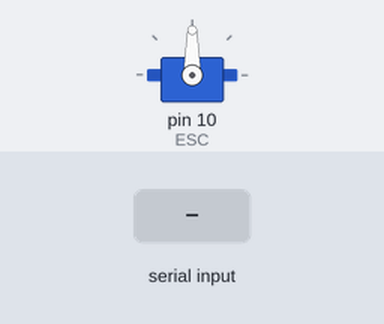
A sketch run on a simulated Arduino Uno, built with avr-gcc and run on an emulated ATmega328P. Shown: servo. Inputs (shaded band) come from the test bench. What the sketch prints to the serial monitor is not drawn.

Above: at 1.2 s.
1.3 s: "2" received over Serial
At 2.5 s:
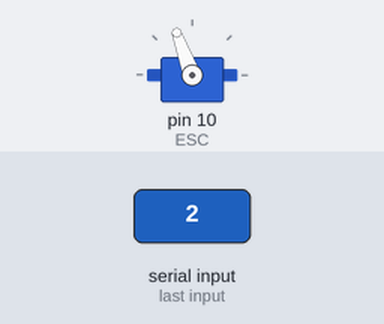
2.8 s: byte 102 ('f') received over Serial
At 3.7 s:
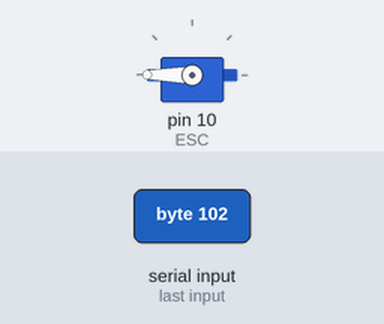
4.3 s: "3" received over Serial
At 4.8 s:
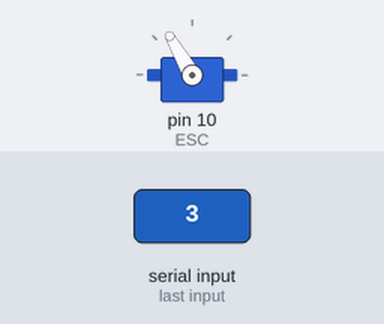
5.8 s: "5" received over Serial
At 7.0 s:
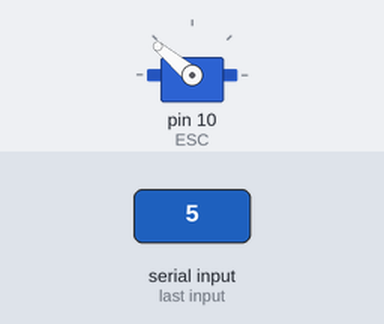
7.3 s: "6" received over Serial
At 8.3 s:
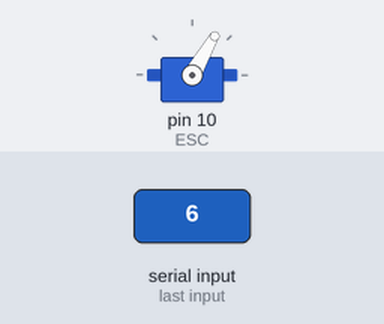
8.8 s: "a" received over Serial
At 9.5 s:
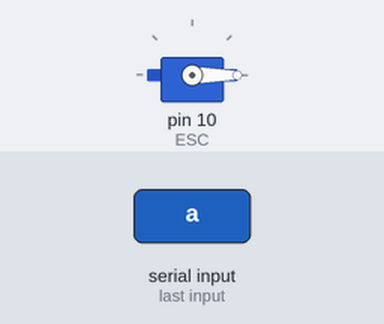
Timing chart, 0 to 11.3 s (numbered marks = the images above; inputs shaded):
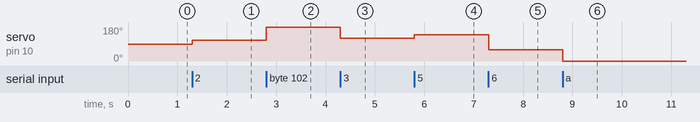

Measured:
- after the input at 1.3 s, servo on pin 10 (ESC): 90° → 110° at once
- after the input at 2.8 s, servo on pin 10 (ESC): 110° → 180° at once
- after the input at 4.3 s, servo on pin 10 (ESC): 180° → 120° at once
- after the input at 5.8 s, servo on pin 10 (ESC): 120° → 140° at once
- after the input at 7.3 s, servo on pin 10 (ESC): 140° → 60° at once
- after the input at 8.8 s, servo on pin 10 (ESC): 60° → 0° at once

The sketch:

ESC_Calibration.ino
```cpp
#include <Servo.h>

// 90 is ESC Neautral
int value = 90;

Servo ESC;

void setup() {

// ESC attached to pin 9
ESC.attach(10);

// start serial at 115200 baud
Serial.begin(115200);
ESC.write(90);

}

void loop() {


    ESC.write(value);
    Serial.println(value);


  if(Serial.available()){
  char c = Serial.read();   // Parse an Integer from Serial


  if(c == '1'){
    value = 90;
  }

  if( c == '2'){
    value = 110;
  }

  if(c == '3'){
    value = 120;
  }

    if(c == '4'){
    value = 130;
  }

    if(c == '5'){
    value = 140;
  }

      if(c == '6'){
    value = 60;
  }
      if(c == '7'){
    value = 70;
  }
        if(c == '8'){
    value = 80;
  }


        if(c == 'a'){
    value = 0;
  }

        if(c == 'd'){
    value = 180;
  }

    if(c == 's'){
    value = 90;
  }

 if(c == 'f'){
    value = 180;
  }

  }


}
```
